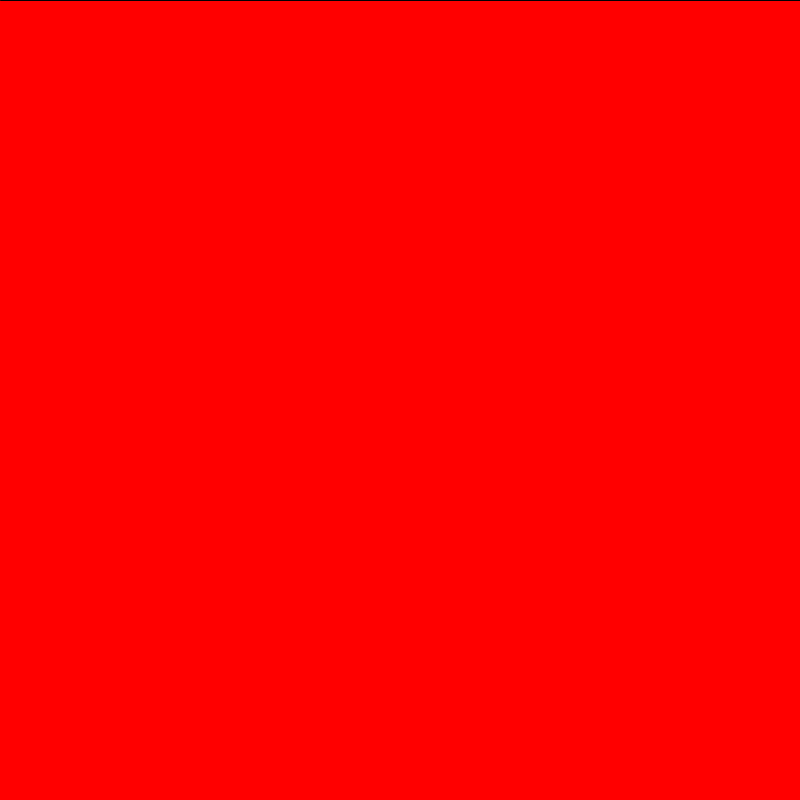
Frame 1 (no input)
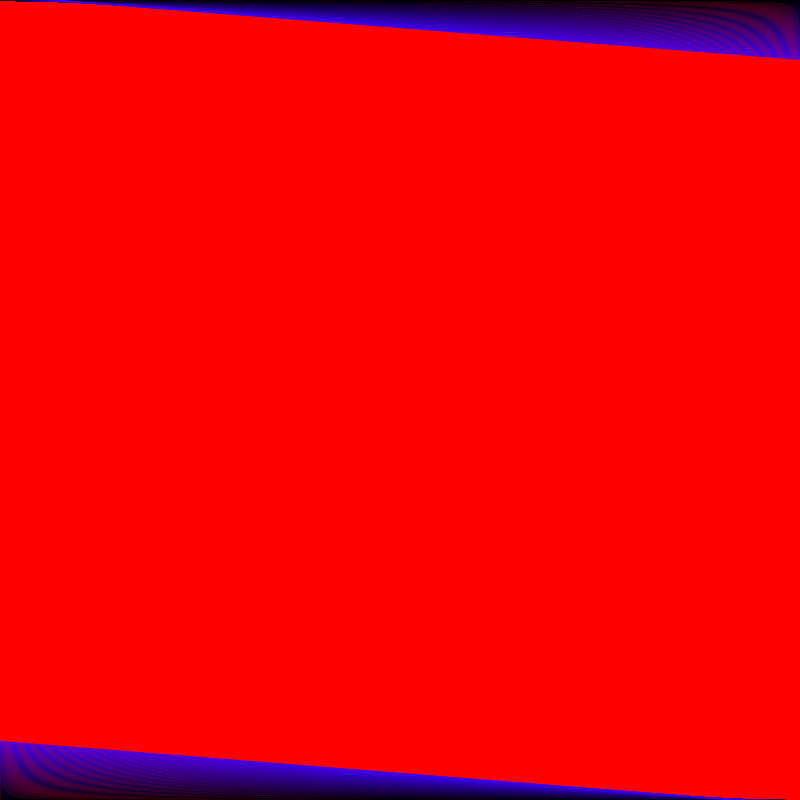
Frame 60 (the mouse pressed at the canvas centre just before this capture)
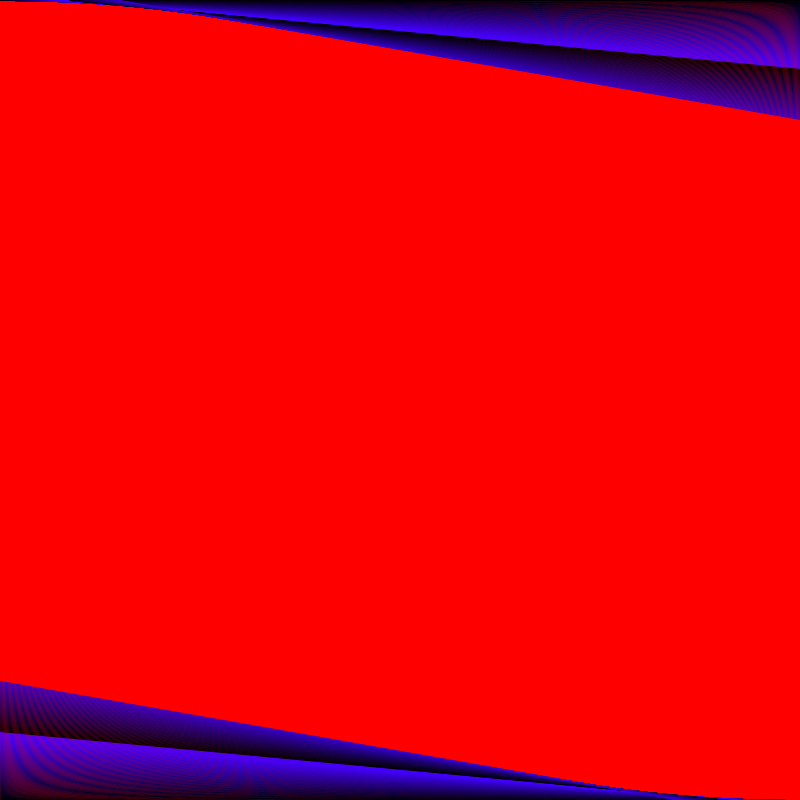
Frame 120 (the mouse held since frame 60 and released just before this capture)

The Processing sketch that drew these frames (run headless with seeded random() and noise(); from frame 60 on, the mouse is pressed at the canvas centre):

// Processing sketch: Wave1
// ── Wave1.pde

void setup() {
  size(800, 800);
  background(255, 0, 0);
}

int i = 0;

void draw() {

  println(frameCount);
  int F = frameCount % 70;
  stroke(F, 0, 4*F);
  line(i, 0, width, i);
  line(width-i, height, 0, height-i);
  i++;
}
